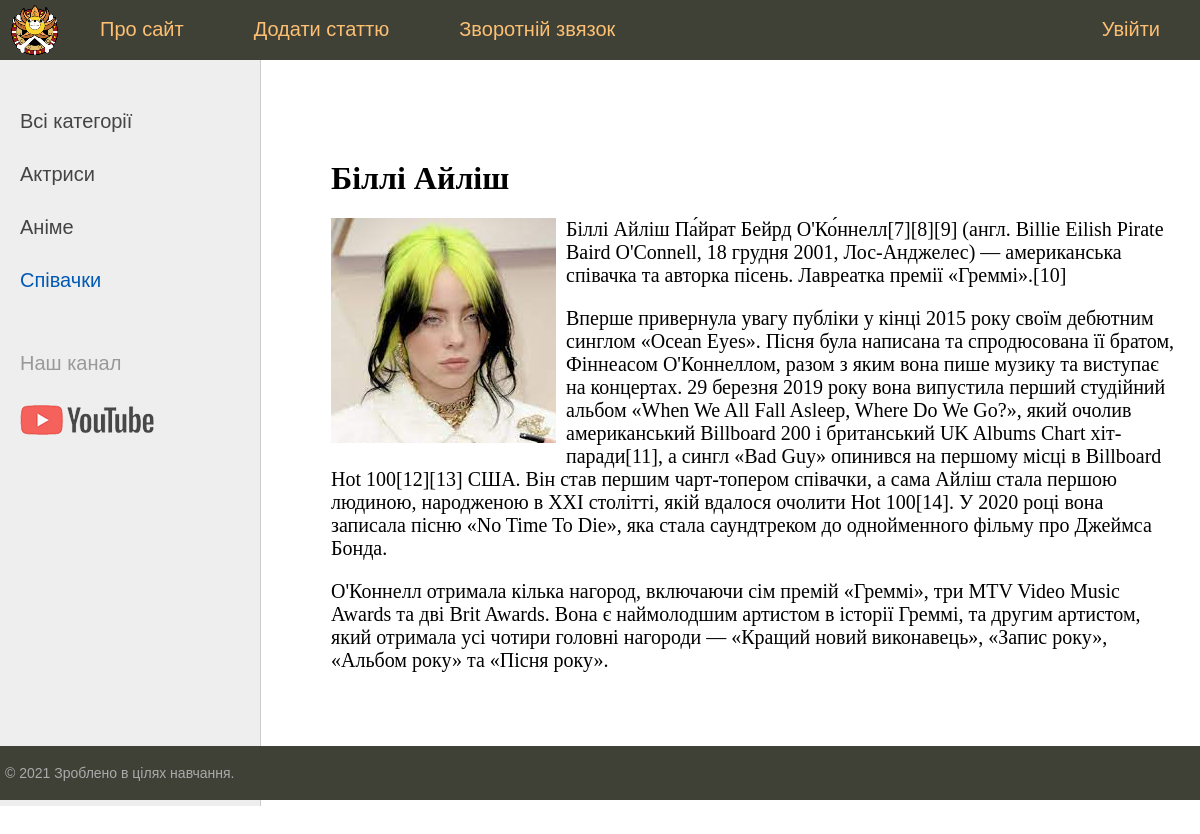
Screenshot of /post/billie-ailish/ with the database file from the repository.
### women/models.py (models this page shows, shortened)
class Category(models.Model):
    name = models.CharField(max_length=100, db_index=True)
    slug = models.SlugField(max_length=255, unique=True, db_index=True, verbose_name="URL")
    def get_absolute_url(self):
        return reverse('category', kwargs={'cat_id': self.pk})

class Women(models.Model):
    title = models.CharField(max_length=255, verbose_name="Заголовок")
    content = models.TextField(blank=True, verbose_name="Текст статті")
    photo = models.ImageField(upload_to="photos/%Y/%m/%d/", verbose_name="Фото")
    time_create = models.DateTimeField(auto_now_add=True, verbose_name="Час публікації")
    time_update = models.DateTimeField(auto_now=True, verbose_name="Час останньої редакції")
    is_published = models.BooleanField(default=True, verbose_name="Публікація")
    cat = models.ForeignKey('Category', on_delete=models.PROTECT, verbose_name="Категорії")
    slug = models.SlugField(max_length=255, unique=True, db_index=True, verbose_name="URL")
    class Meta:
        verbose_name = 'Відомі жінки'
        verbose_name_plural = 'Відомі жінки'

### women/views.py (the view)
# urls.py: path('post/<slug:post_slug>/', show_post, name='post'),
def show_post(request, post_slug):
    post = get_object_or_404(Women, slug=post_slug)
    context = {
        'post': post,
        'menu': menu,
        'title': post.title,
        'cat_selected': post.cat_id,
    }
    return render(request, 'women/post.html', context=context)

### women/templatetags/women_tags.py (called while the page is built)
@register.inclusion_tag('women/list_categories.html')
def show_categories(sort=None, cat_selected=0):
    if not sort:
        cats = Category.objects.all()
    else:
        cats = Category.objects.order_by(sort)
        return {"cats": cats, "cat_selected": cat_selected}

### women/templates/women/post.html
{% extends 'women/base.html' %}
{% block content %}
<h1>{{post.title}}</h1>
{% if post.photo %}
<p><img class="img-article-left" src="{{post.photo.url}}"></p>
{% endif %}
{{post.content|linebreaks}}
{% endblock %}

### women/templates/women/list_categories.html
{% for c in cats %}
	{% if c.pk == cat_selected %}
		<li class="selected"> {{c.name}} </li>
	{% else %}
		<li><a href="{{ c.get_absolute_url }}"> {{c.name}} </a></li>
	{% endif %}
{% endfor %}

### women/static/women/css/styles.css (style rules this page uses)
html, body { font-family: 'Arial'; margin: 0; padding: 0; height: 100%; width: 100%; color: #444; }
a { color: #0059b2; text-decoration: none; }
img { max-width: 600px; height: auto; }
img.img-article-left { max-width: 300px; height: auto; float: left; padding: 0 10px 10px 0; }
.left-chapters ul li { margin: 30px 0 0 0; color: #999; }
.left-chapters ul li.selected { color: #0059b2; }
.left-chapters ul li a { color: #444; text-decoration: none; }
.content-text h1 { font-size: 32px; }

### rows the page displays
Category: name "Актриси"
Category: name "Аніме"
Category: name "Співачки"
Women: title "Біллі Айліш", photo (picture), content "Біллі Айліш Па́йрат Бейрд О'Ко́ннелл[7][8][9] (англ. Billie Eilish Pirate Baird O'Connell, 18 грудня 2001, Лос-Анджелес) — американська співачка та авторка пісень. Лавреатка премії «Греммі».[10] Вперше привернула увагу публіки у кінці 2015 року своїм дебютним синглом «Ocean Eyes». Пісня була написана та спродюсована її братом, Фіннеасом О'Коннеллом, разом з яким вона пише музику та виступає на концертах. 29 березня 2019 року вона випустила перший студійний альбом «When We All Fall Asleep, Where Do We Go?», який очолив американський Billboard 200 і британський UK Albums Chart хіт-паради[11], а сингл «Bad Guy» опинився на першому місці в Billboard Hot 100[12][13] США. Він став першим…"

### other values shown
{{ m.title }} "Про сайт" "Додати статтю" "Зворотній звязок"
{{ m.title }} "Увійти"
